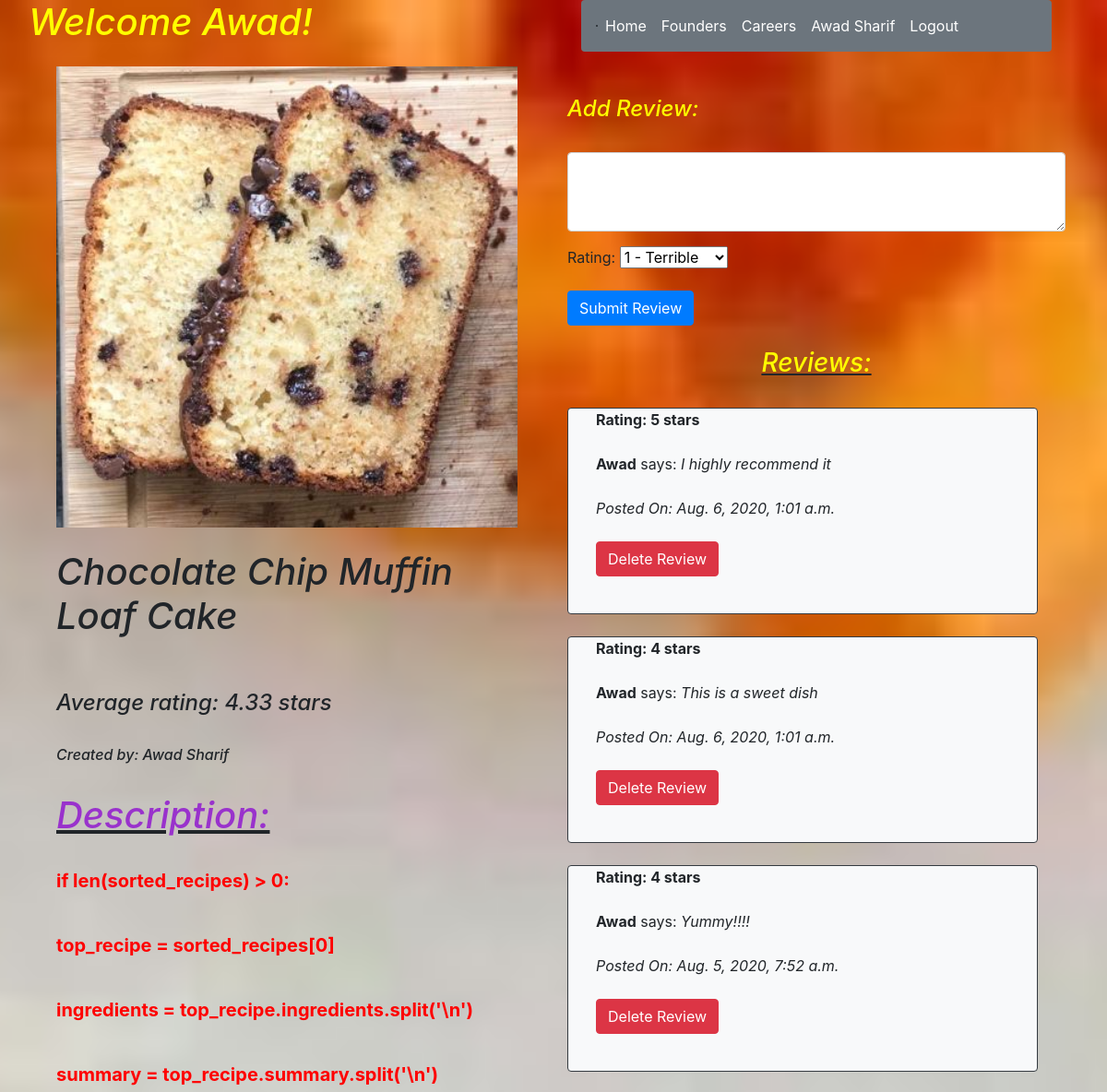
/recipe/info/14 (signed in, upper part), run on an earlier commit of the app's database.
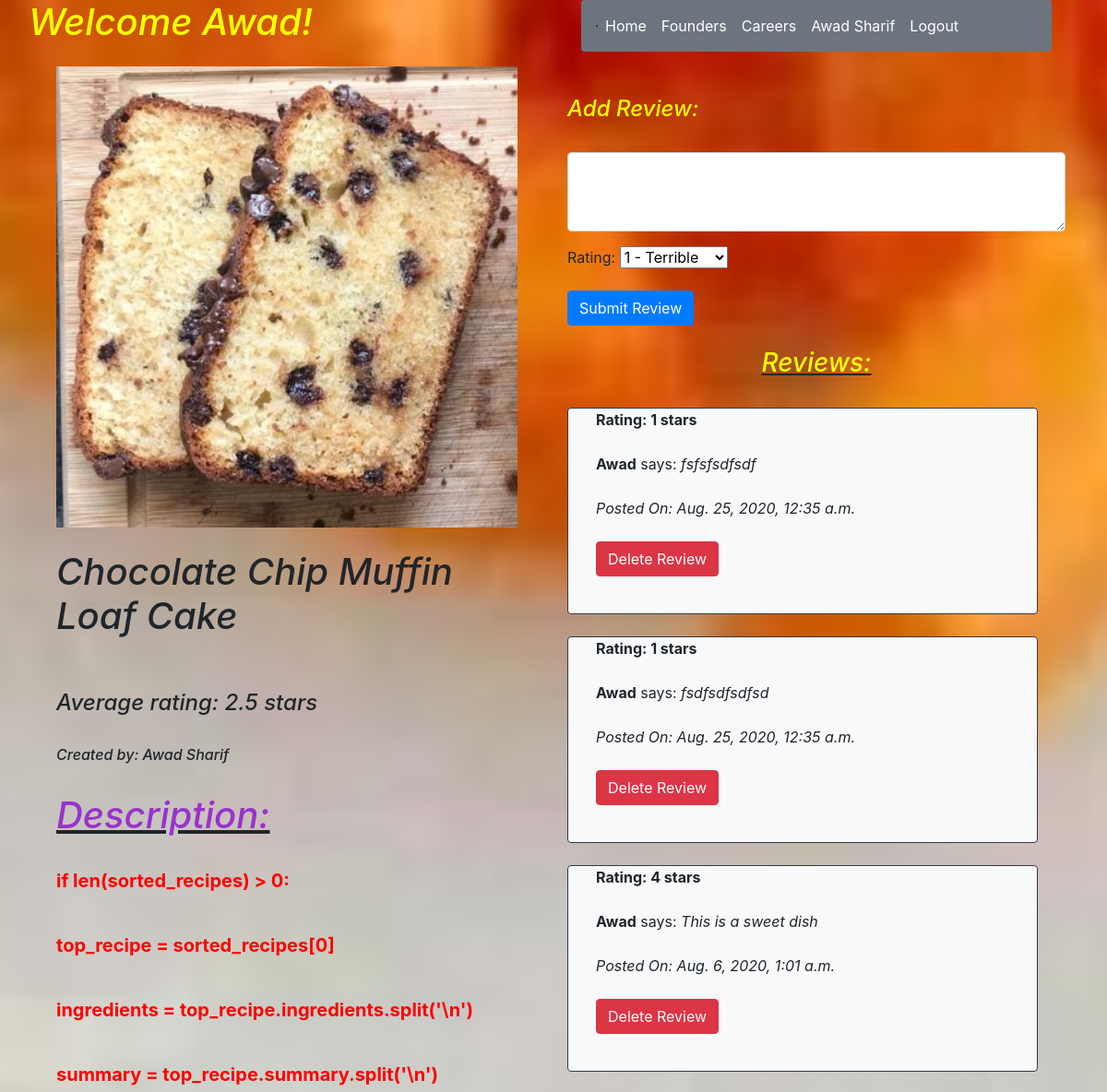
And on a later commit of the database.
### recipe_app/models.py (models this page shows)
class Reviews(models.Model):
    content = models.TextField()
    rating = models.IntegerField()
    reviewer = models.ForeignKey(User,related_name="reviews_of_user",on_delete = models.CASCADE)
    recipe = models.ForeignKey(Recipes,related_name="reviews_of_recipe",on_delete = models.CASCADE)
    created_at = models.DateTimeField(auto_now_add=True)
    updated_at = models.DateTimeField(auto_now=True)
    objects = Reviews_Manager()

class User(models.Model):
    first_name = models.CharField(max_length=255)
    last_name = models.CharField(max_length=255)
    email = models.EmailField(max_length=255)
    password = models.CharField(max_length=255)
    created_at = models.DateTimeField(auto_now_add=True)
    updated_at = models.DateTimeField(auto_now=True)
    profilepic = models.CharField(null=True, max_length=255)
    objects = UserManager()

### recipe_app/views.py (the view)
# urls.py: path('recipe/info/<int:id>', views.recipe_info),
def recipe_info(request,id):
    if 'userid' not in request.session:
        return redirect('/')
    recipe = Recipes.objects.get(id=id)
    ingredients = recipe.ingredients.split('\n')
    summary = recipe.summary.split('\n')
    steps = recipe.steps.split('\n')
    rating = 0
    for review in recipe.reviews_of_recipe.all():
        rating += review.rating
    if len(recipe.reviews_of_recipe.all()) > 0:
        average_rating = round(rating / len(recipe.reviews_of_recipe.all()),2)
    else:
        average_rating = 0
    context = {
        'user': User.objects.get(id=request.session['userid']),
        'recipe': Recipes.objects.get(id=id),
        'ingredients': ingredients,
        'summaries': summary,
        'steps': steps,
        "Reviews": recipe.reviews_of_recipe.all().order_by("-created_at"),
        "rating": average_rating
    }
    return render(request,'recipe_info.html',context)

### recipe_app/templates/recipe_info.html (shortened to what the changed rows need)
{% load static %}
<!DOCTYPE html>
<html lang="en">
    <head>
        <link rel="stylesheet" href="https://stackpath.bootstrapcdn.com/bootstrap/4.5.0/css/bootstrap.min.css">
        <link rel="stylesheet" type="text/css" href="/static/css/style.css">
    </head>
    <body class="recipe_info bg-light">
        <div class="container">
            <div class="row">
                <div class="col-6 px-3">
                    <div class="form-group row">
                        <em><h1 class="text">Welcome {{user.first_name}}!</h1></em>
                    </div>
                    <div class="col-12">
                        <br>
                        <em><strong><h1>{{recipe.name}}</h1></strong></em>
                        <br><br>
                        <em><h4>Average rating: {{rating}} stars</h4></em>
                        <br>
                        <br>
                        <br>
                        {% for summary in summaries %}
                            <b><p class="info">{{ summary }}</p></b>
                            <br>
                        {% endfor %}
                        <br>
                        {% for ingredient in ingredients %}
                            <br>
                        {% endfor %}
                        <br>
                        <br>
                        {% for step in steps %}
                            <br>
                        {% endfor %}
                        {% if user.id == recipe.owner.id %}
                            <br>
                        {% endif %}
                    </div>
                </div>
                <div class="col-6">
                    <br><br>
                    <br>
                        <br>
                        <div class="form-group row" id="reviews">
                            {% for review in Reviews %}
                                <br><br>
                                <div class="card-deck col-12 bg-dark-rounded ajax" id="{{review.id}}">
                                    <br><br><br><br>
                                    <div class="card mb-4 bg-light rounded border border-dark">
                                        <div class="col-12">
                                            <div class="col-12">
                                                <b>Rating: {{review.rating}} stars</b>
                                                <br><br>
                                                <strong>{{review.reviewer.first_name}}</strong> says: <em>{{review.content}}</em>
                                                <br><br>
                                                <em>Posted On: {{review.created_at}}</em>
                                                <br><br>
                                                {% if user.id == review.reviewer.id %}
                                                    <div class="form-group row">
                                                        <div class="col-12">
                                                            <form action="/review/delete" method="POST" class="delete_review" review="{{review.id}}">
                                                                <button type="submit" class="btn btn-danger">Delete Review</button>
                                                            </form>
                                                        </div>
                                                    </div>
                                                {% endif %}
                                            </div>
                                            <br>
                                        </div>
                                    </div>
                                </div>
                                <br><br>
                            {% endfor %}
                        </div>
                </div>
            </div>
        </div>
    </body>
</html>

What changed in the data, as far as the page shows it:
removed Reviews: rating "5", reviewer.first_name "Awad", content "I highly recommend it", created_at "Aug. 6, 2020, 1:01 a.m."
no longer on this page (row unchanged): Reviews: rating "4", reviewer.first_name "Awad", content "Yummy!!!!", created_at "Aug. 5, 2020, 7:52 a.m."
added Reviews: rating "1", reviewer.first_name "Awad", content "fsfsfsdfsdf", created_at "Aug. 25, 2020, 12:35 a.m."
added Reviews: rating "1", reviewer.first_name "Awad", content "fsdfsdfsdfsd", created_at "Aug. 25, 2020, 12:35 a.m."
Also different on the page:
{{ rating }}: "4.33" → "2.5"
